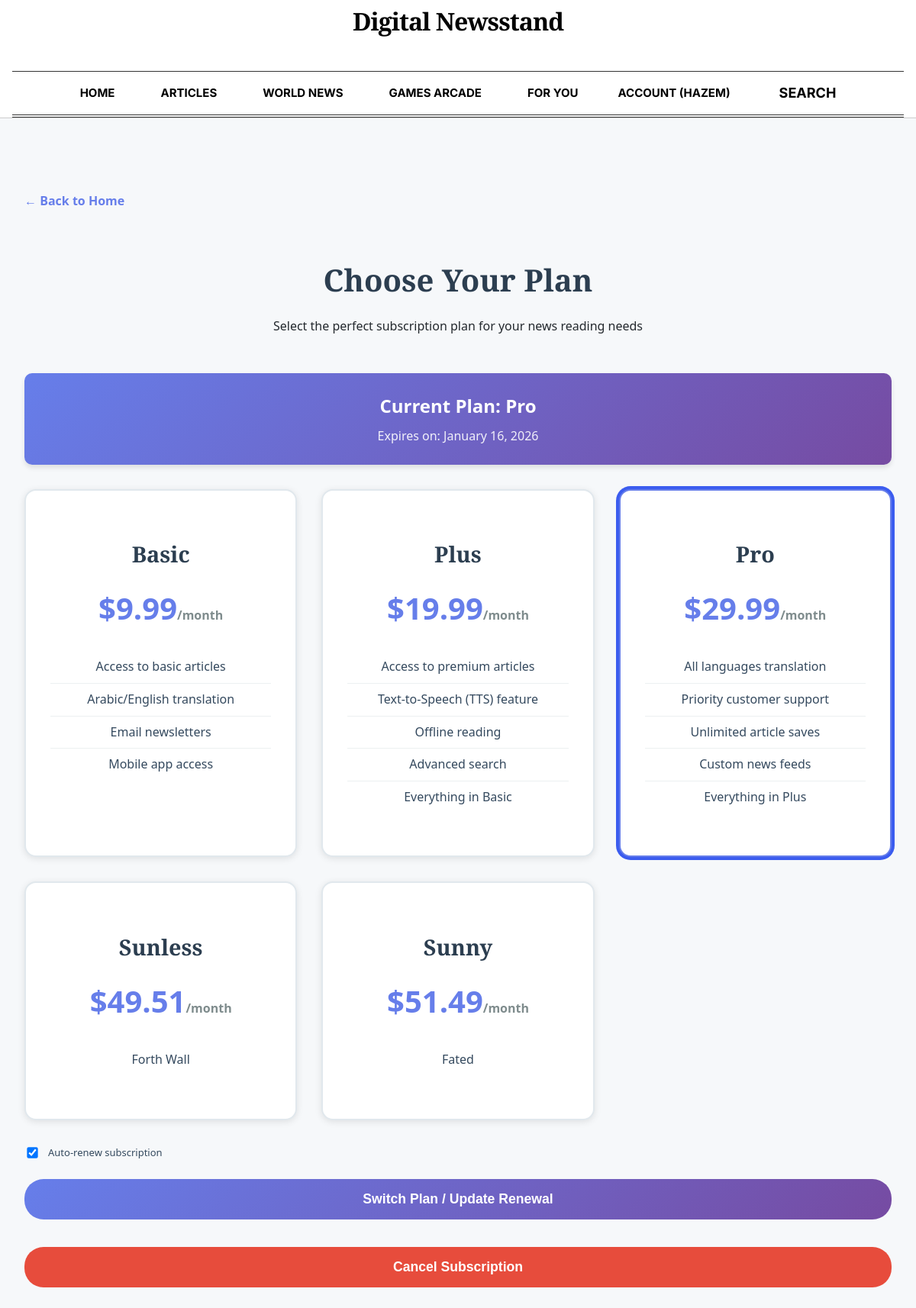
Before: /index.php?page=plans (signed in) with the older database file.
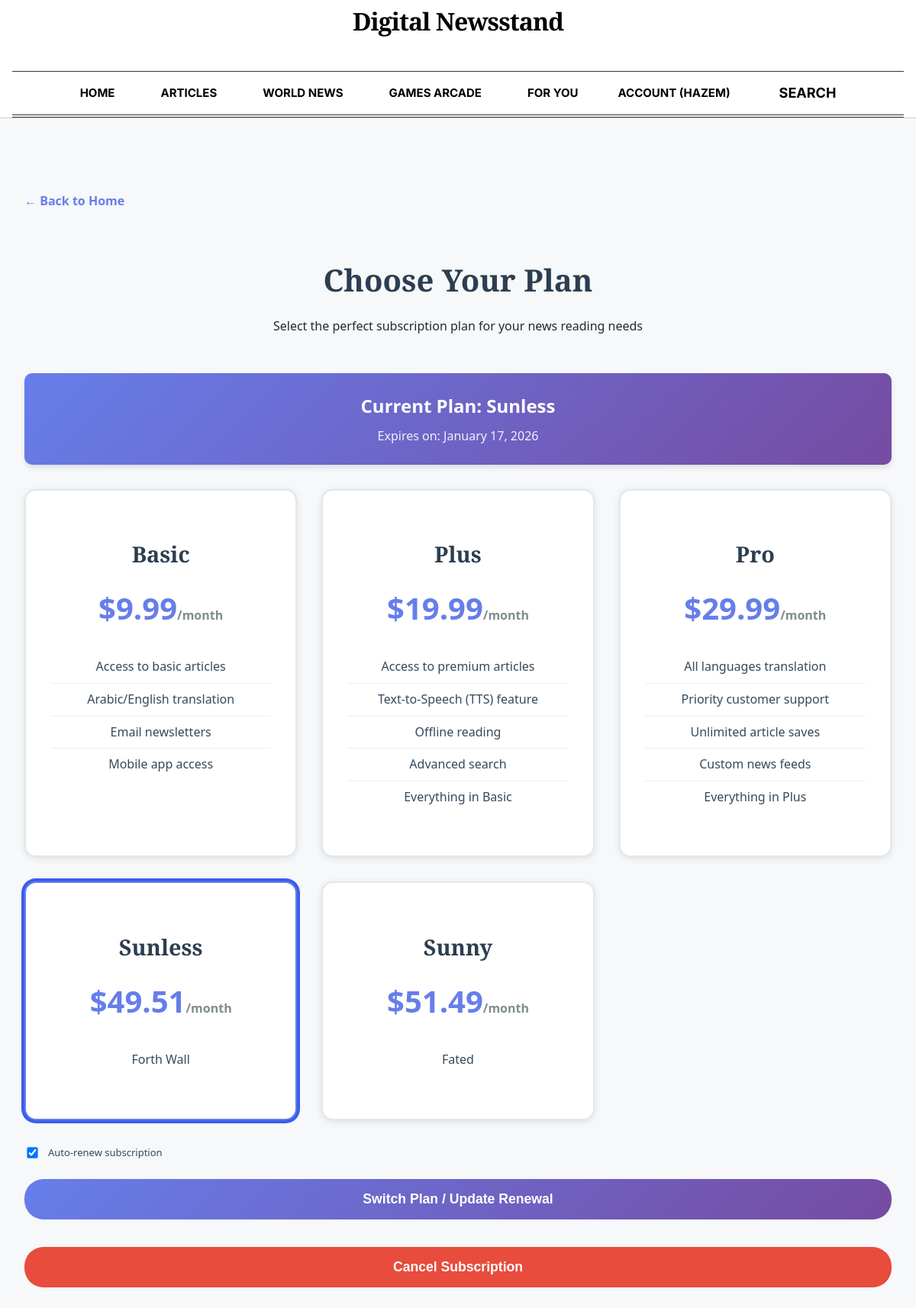
After: the same page with the newer database file.
### tables this page shows
CREATE TABLE `subscriptions` (
  `id` int NOT NULL AUTO_INCREMENT,
  `user_id` int NOT NULL,
  `plan` varchar(50) DEFAULT NULL,
  `auto_renew` tinyint(1) DEFAULT '1',
  `expires_at` datetime DEFAULT NULL,
  `plan_id` int DEFAULT NULL,
  PRIMARY KEY (`id`),
  KEY `user_id` (`user_id`),
  CONSTRAINT `subscriptions_ibfk_1` FOREIGN KEY (`user_id`) REFERENCES `users` (`id`) ON DELETE CASCADE
);

### src/index.php (called while the page is built, shortened)
<?php
require __DIR__ . '/config/DataBase_Connection.php';
$selectedLang = $_SESSION['lang'] ?? 'en';
$page = $_GET['page'] ?? "";
Router::route($page, $selectedLang);

### src/Config/DataBase_Connection.php (called while the page is built)
<?php
if (!class_exists('Database')) {
class Database {
    private static $instance = null;
    private $host;
    private $db_name;
    private $username;
    private $password;
    public $conn = null;
    private function __construct() {
        $this->host = getenv('DB_HOST') ?: 'db';
        $this->db_name = getenv('DB_NAME') ?: 'News';
        $this->username = getenv('DB_USER') ?: 'Rain';
        $this->password = getenv('DB_PASS') ?: 'Sunny';
    }
    public static function getInstance(): Database {
        if (self::$instance === null) {
            self::$instance = new self();
        }
        return self::$instance;
    }
    public function connect() {
        if ($this->conn !== null) {
            return $this->conn;
        }
        try {
            $this->conn = new PDO(
                "mysql:host={$this->host};dbname={$this->db_name};charset=utf8",
                $this->username,
                $this->password
            );
            $this->conn->setAttribute(PDO::ATTR_ERRMODE, PDO::ERRMODE_EXCEPTION);
        } catch(PDOException $e) {
            die("Database Connection Error: " . $e->getMessage());
        }
        return $this->conn;
    }
}
}

### src/Models/User.php (called while the page is built, shortened)
<?php
require_once __DIR__ . "/../config/DataBase_Connection.php";
class User {
    private $conn;
    public function __construct() {
        $this->conn = Database::getInstance()->connect();
    }
    public function getSubscription($userId) {
        try {
            $stmt = $this->conn->prepare("SELECT * FROM subscriptions WHERE user_id = ? AND (expires_at IS NULL OR expires_at > NOW()) ORDER BY id DESC LIMIT 1");
            $stmt->execute([$userId]);
            return $stmt->fetch(PDO::FETCH_ASSOC);
        } catch (PDOException $e) {
            return null;
        }
    }
}

### src/Models/Subscription.php (called while the page is built, shortened)
<?php
require_once __DIR__ . "/../config/DataBase_Connection.php";
class Subscription {
    private $conn;
    public function __construct() {
        $this->conn = Database::getInstance()->connect();
    }
    public function getAllPlans() {
        $stmt = $this->conn->query("SELECT * FROM plans ORDER BY price ASC");
        return $stmt->fetchAll(PDO::FETCH_ASSOC);
    }
}

### src/Views/Subscription/Plans.php (the view, shortened to what the changed rows need)
<?php include(__DIR__ . '../../Layout/Header.php'); ?>
<?php
require_once __DIR__ . '/../../Models/User.php';
require_once __DIR__ . '/../../Models/Subscription.php';
$userModel = new User();
$subModel = new Subscription();
$subscription = $userModel->getSubscription($_SESSION['user_id']);
$allPlans = $subModel->getAllPlans();
$isActive = $subscription && strtotime($subscription['expires_at']) > time();
?>
<!DOCTYPE html>
<html lang="en">
<head>
    <link rel="stylesheet" href="../../Assets/CSS/Styles.css">
</head>
<body>
    <main>
        <div class="plans-container">
            <a href="index.php?page=Home" class="back-link">← Back to Home</a>
            <div class="plans-header">
                <h1>Choose Your Plan</h1>
                <p>Select the perfect subscription plan for your news reading needs</p>
            </div>
            <?php if ($isActive): ?>
                <div class="current-subscription-banner">
                    <h2>Current Plan: <?php echo htmlspecialchars($subscription['plan']); ?></h2>
                    <p>Expires on: <?= date('F j, Y', strtotime($subscription['expires_at'])) ?></p>
                </div>
            <?php endif; ?>
            <form class="subscription-form" id="subscriptionForm" method="POST" action="index.php?page=subscribe">
                <div class="subscription-plans">
                    <?php foreach ($allPlans as $plan): ?>
                        <div class="subscription-plan" onclick="document.getElementById('plan_<?= $plan['id'] ?>').click()">
                            <h3><?= htmlspecialchars($plan['name']) ?></h3>
                            <div class="price">$<?= number_format($plan['price'], 2) ?><span>/<?= (int)$plan['duration_days'] === 30 ? 'month' : 'year' ?></span></div>
                            <ul class="features">
                                <?php
                                    $feats = explode("\n", $plan['features']);
                                    foreach ($feats as $f) {
                                        if (trim($f)) echo "<li>" . htmlspecialchars(trim($f)) . "</li>";
                                    }
                                ?>
                            </ul>
                        </div>
                    <?php endforeach; ?>
                </div>
                <div class="auto-renew-section">
                    <label for="autoRenew">
                        <input type="checkbox" id="autoRenew" name="autoRenew" <?= ($isActive && ($subscription['auto_renew'] ?? 0)) ? 'checked' : 'checked' ?>>
                        Auto-renew subscription
                    </label>
                </div>
                <button type="submit" class="subscribe-btn" id="subscribeBtn">
                    <?php echo $isActive ? 'Switch Plan / Update Renewal' : 'Subscribe Now'; ?>
                </button>
            </form>
            <?php if ($isActive): ?>
                <form action="index.php?page=cancel_subscription" method="POST" style="margin-top: 20px;" onsubmit="return confirm('Are you sure you want to cancel? You will lose access immediately.');">
                    <button type="submit" class="subscribe-btn cancel-btn">Cancel Subscription</button>
                </form>
            <?php endif; ?>
        </div>
    </main>
</body>
</html>

Changed rows visible on the page:
no longer on this page (row unchanged): subscriptions: plan "Pro", expires_at "January 16, 2026", auto_renew "☑"
added subscriptions: plan "Sunless", expires_at "January 17, 2026", auto_renew "☑"
